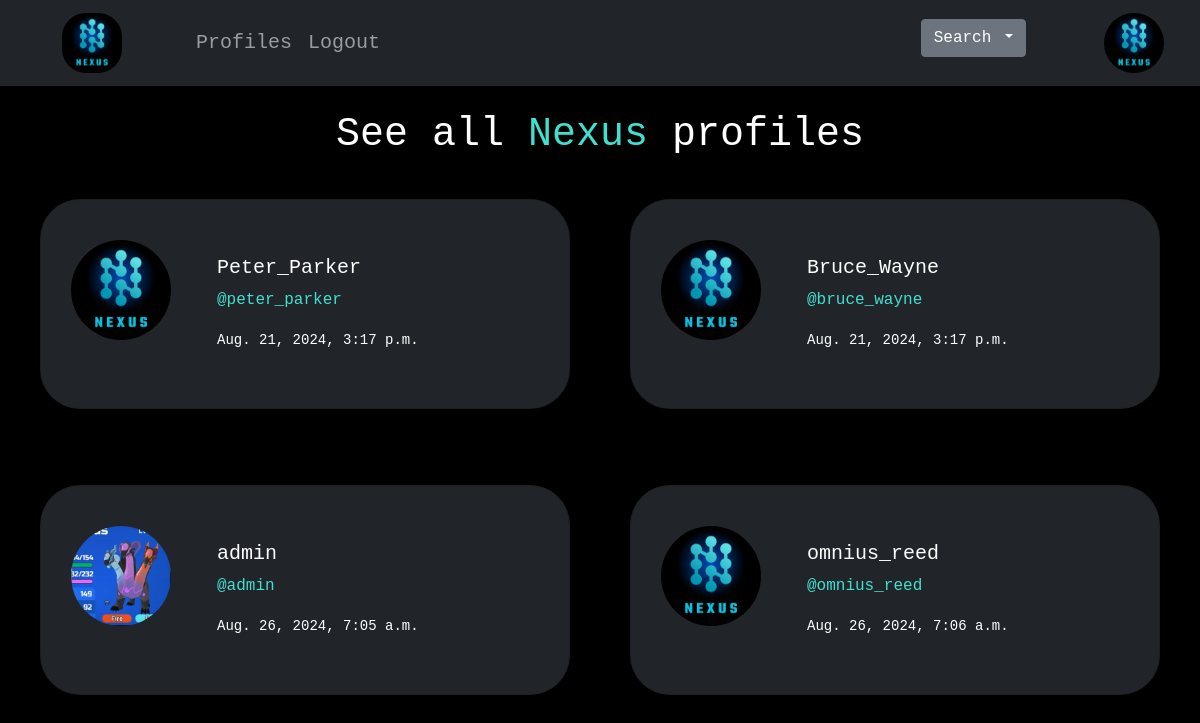
The page /profile_list/ (signed in) on the database its author committed.
### nexus/models.py (models this page shows, shortened)
class Profile(models.Model):
    user = models.OneToOneField(User, on_delete=models.CASCADE)
    follows = models.ManyToManyField('self',
        related_name='followed_by',
        symmetrical=False, blank=True)
    date_modified = models.DateTimeField(User, auto_now=True)
    profile_image = models.ImageField(null=True, blank=True, upload_to='profile_images/')
    profile_bio = models.CharField(null=True, blank=True, max_length=1000)
    facebook_link = models.CharField(null=True, blank=True, max_length=100)
    instagram_link = models.CharField(null=True, blank=True, max_length=100)
    snapchat_link = models.CharField(null=True, blank=True, max_length=100)

### nexus/views.py (the view)
# urls.py: path('profile_list/', views.profile_list, name='profile_list'),
def profile_list(request):
    if request.user.is_authenticated:
        profiles = Profile.objects.exclude(user=request.user)
        return render(request, 'profile_list.html', {'profiles': profiles})
    else:
        messages.success(request, ('You must be logged in to see others profiles'))
        return redirect('home')

### nexus/templates/profile_list.html
{% extends "base.html" %}
{% load static %}
{% block content %}
  <div style="margin: 20px 30px">
    <h1 style="text-align: center;"> See all <span> Nexus </span> profiles </h1>
    <div class="profiless">
      {% if profiles %}
        {% for profile in profiles %}
          <div class="card bg-dark mb-3" style="border-radius: 40px;">
            <div class="cardss">
              <div>
                {% if profile.profile_image %}
                  <img src="{{ profile.profile_image.url }}" alt="" class="rounded-circle">
                {% else %}
                  <img src="{% static "images/logo.png" %} " class="rounded-circle" alt="" />
                {% endif %}
              </div>
              <div>
                <div class="card-body">
                  <h5 class="card-title"> {{ profile.user.username }} </h5>
                  <p class="card-text"> <a class="profile-tags" href="{% url "profile" profile.user.id %}"> @{{ profile.user.username|lower }} </a> </p>
                  <p class="card-text">
                    <small class="text-body-secondary"> {{ profile.date_modified }} </small>
                  </p>
                </div>
              </div>
            </div>
          </div>
        {% endfor %}
      {% endif %}
    </div>
  </div>
{% endblock %}

### static/style.css (style rules this page uses)
.absolute { font-family: monospace; color: white; }
.bg-black { background: black; }
.profile-tags { color: turquoise !important; text-decoration: none !important; }
.profiless { display: grid; grid-template-columns: repeat(auto-fit, minmax(350px, 1fr)); margin: 40px 0; grid-gap: 60px; }
.cardss { padding: 40px 0; display: flex !important; }
.cardss img { height: 100px; width: 100px; margin: 0 30px; }
span { color: turquoise; }

### rows shown on the page
Profile: user.username "Peter_Parker", user.username "peter_parker", date_modified "Aug. 21, 2024, 3:17 p.m."
Profile: user.username "Bruce_Wayne", user.username "bruce_wayne", date_modified "Aug. 21, 2024, 3:17 p.m."
Profile: profile_image (picture), user.username "admin", date_modified "Aug. 26, 2024, 7:05 a.m."
Profile: user.username "omnius_reed", date_modified "Aug. 26, 2024, 7:06 a.m."
